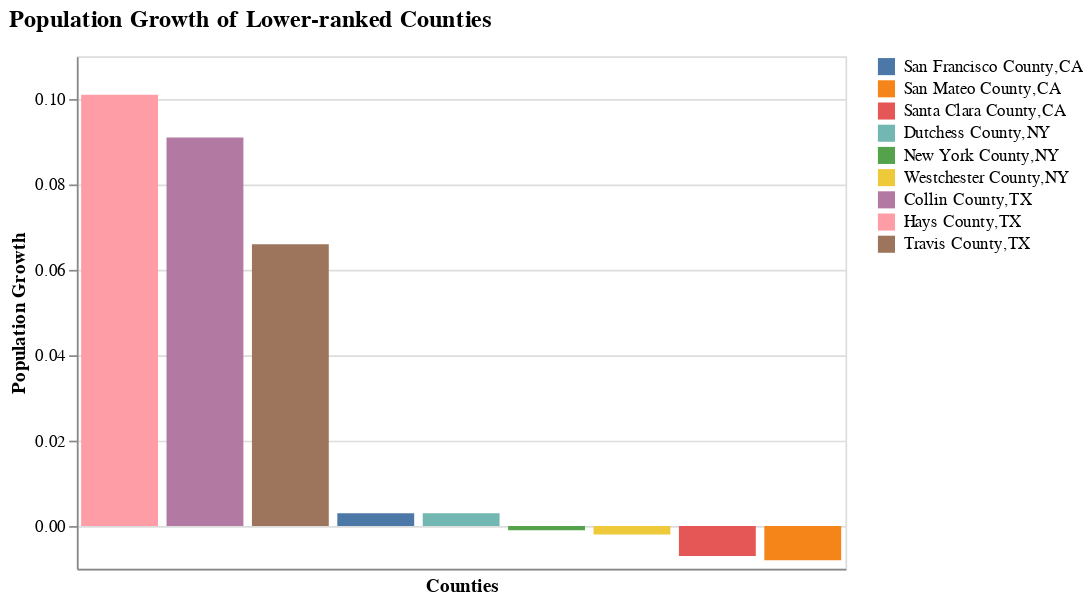

Source (notebook cell):
### Code cell
# you can change each input to see each demographic factor in different county categories

# here as an example
# plot the Population Growth feature in the bottom3_dem df
# and name the title of chart as Lower-ranked Counties
plot_dem_features(input_df[0], features[-1], name[0])

# plot the Population Growth feature in the nominated_dem df
# plot_dem_features(input_df[1], features[-1], name[0])

### Figure 1 — Vega-Lite specification as saved in the notebook (floating-point values rounded to 4 significant figures)
{"config": {"view": {"continuousWidth": 400, "continuousHeight": 300}, "title": {"anchor": "start", "dy": -10, "fontSize": 14, "subtitlePadding": 2}}, "data": {"name": "data-b9a3b62924cf6fa78ea7ea9801889ddd"}, "mark": "bar", "encoding": {"color": {"type": "nominal", "field": "county", "legend": {"title": ""}, "sort": ["Population Growth"]}, "x": {"type": "nominal", "axis": {"labels": false, "ticks": false, "title": "Counties"}, "field": "county", "sort": {"field": "Population Growth", "order": "descending"}}, "y": {"type": "quantitative", "axis": {"title": "Population Growth"}, "field": "Population Growth"}}, "height": 300, "title": {"text": ["Population Growth of Lower-ranked Counties"]}, "width": 450, "$schema": "https://vega.github.io/schema/vega-lite/v4.8.1.json", "datasets": {"data-b9a3b62924cf6fa78ea7ea9801889ddd": [{"county": "San Francisco County,CA", "Population Density": 18830.0, "Median Age": 38.3, "Vacant Housing Units": 0.06, "Median Household Income": 120200.0, "Population Growth": 0.003}, {"county": "San Mateo County,CA", "Population Density": 1670.0, "Median Age": 39.9, "Vacant Housing Units": 0.01, "Median Household Income": 132800.0, "Population Growth": -0.008}, {"county": "Santa Clara County,CA", "Population Density": 1490.0, "Median Age": 37.4, "Vacant Housing Units": 0.03, "Median Household Income": 135100.0, "Population Growth": -0.007}, {"county": "Dutchess County,NY", "Population Density": 359.0, "Median Age": 42.5, "Vacant Housing Units": 0.11, "Median Household Income": 83220.0, "Population Growth": 0.003}, {"county": "New York County,NY", "Population Density": 57260.0, "Median Age": 37.7, "Vacant Housing Units": 0.12, "Median Household Income": 90360.0, "Population Growth": -0.001}, {"county": "Westchester County,NY", "Population Density": 2039.0, "Median Age": 41.3, "Vacant Housing Units": 0.04, "Median Household Income": 99120.0, "Population Growth": -0.002}, {"county": "Collin County,TX", "Population Density": 1220.0, "Median Age": 37.2, "Vacant Housing Units": 0.04, "Median Household Income": 105500.0, "Population Growth": 0.091}, {"county": "Hays County,TX", "Population Density": 355.5, "Median Age": 32.7, "Vacant Housing Units": 0.04, "Median Household Income": 75340.0, "Population Growth": 0.101}, {"county": "Travis County,TX", "Population Density": 1298.0, "Median Age": 34.8, "Vacant Housing Units": 0.09, "Median Household Income": 79640.0, "Population Growth": 0.066}]}}
